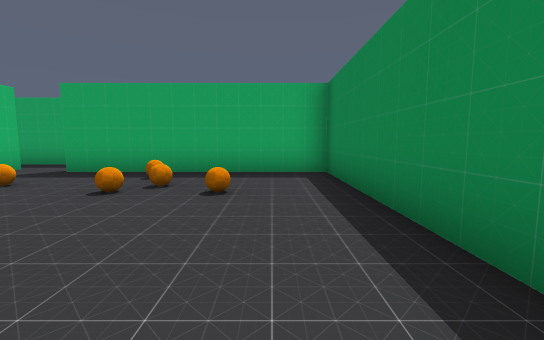
view 1 (above)

12 first-person views from a walk through a Godot game level. The camera is 1.4 m above the floor, tilts 6° down and sees 90° across. The floor is counted in squares, 2 m on a side. Each view is taken from the middle of a square. On the plan, view 1 faces up. The plan holds only what a view shows up to about 9 squares ahead; the rest is blank.

view 2
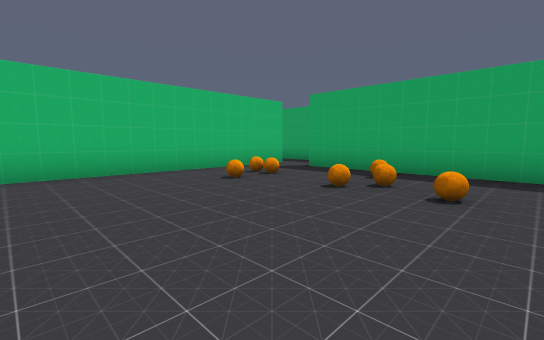

view 3
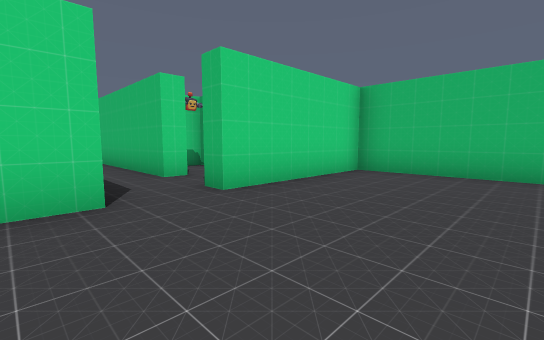

view 4
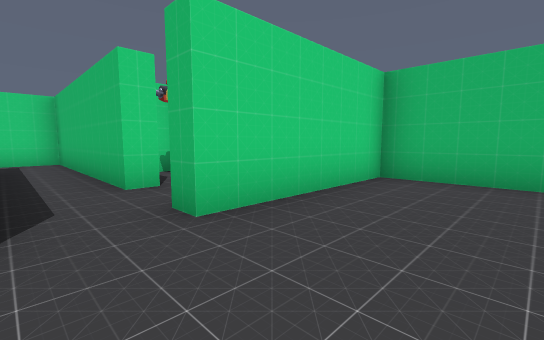

view 5
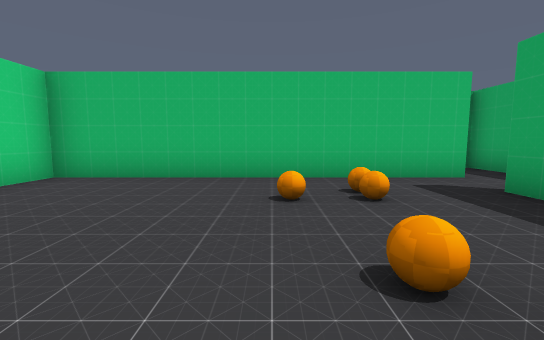

view 6
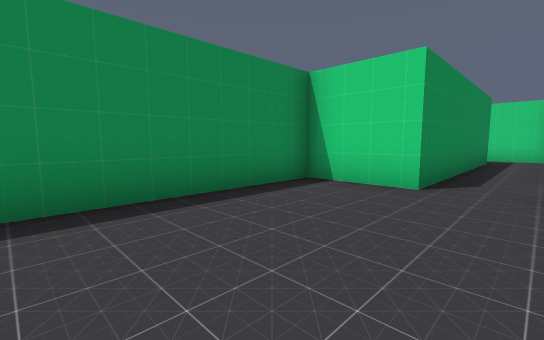

view 7
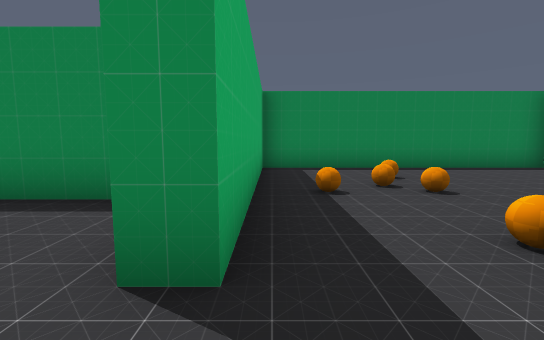

view 8
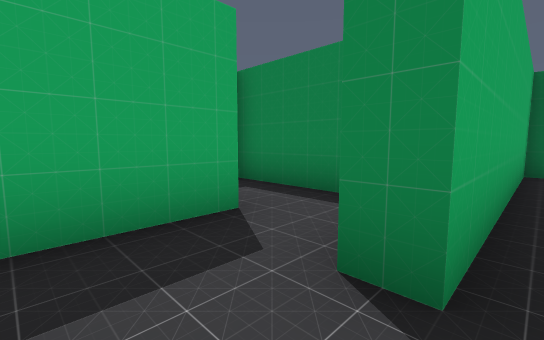

view 9
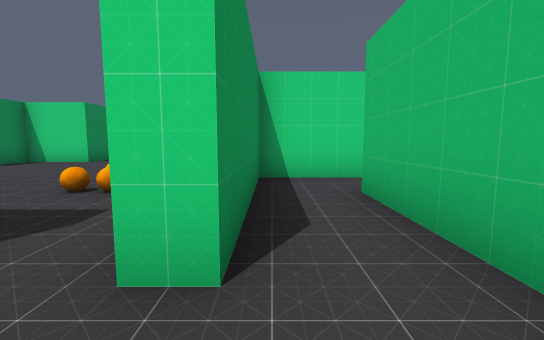

view 10
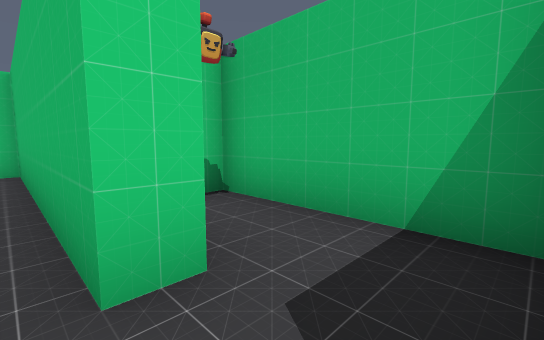

view 11
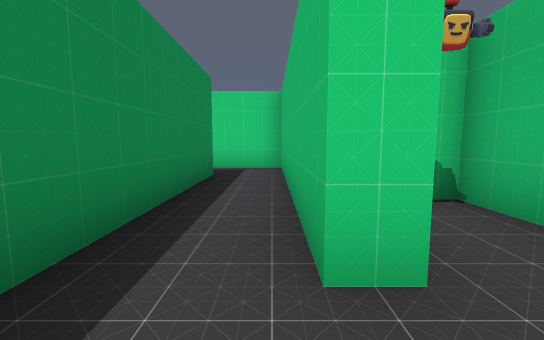

view 12
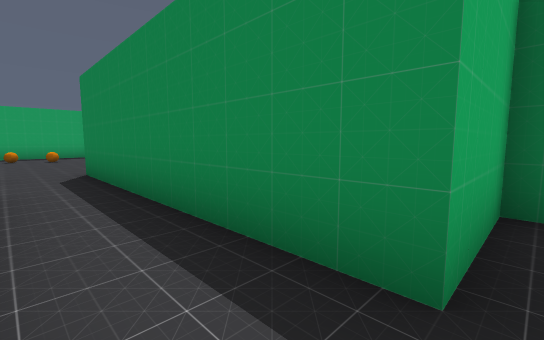

### Floor plan
Ten units are one square. View 1 is at (0, 0); x grows to the right and y downward. Boxes are objects, and circles mark ways between rooms. Rooms are numbered by the first view taken in them; rooms with no view inside come last. Other rooms are left out.
<svg viewBox="-88 -95 105 192">
<path fill="none" stroke="#000" d="M-8 12 12 12 12 -63 -47 -63 -47 -68M-62 -68 -62 12 -23 12 -23 18M-41 -82 -66 -82M-66 -82 -83 -82 -83 -42M-68 -45 -68 -68 -62 -68M-29 32 -23 32 -23 92 -4 92M-43 19 -43 52 -35 52M-8 78 -8 12"/>
<rect x="-55" y="-45" width="10" height="10" fill="#bbb"><title>other object</title></rect>
<rect x="-45" y="-35" width="10" height="10" fill="#bbb"><title>other object</title></rect>
<rect x="-45" y="-45" width="10" height="10" fill="#bbb"><title>other object</title></rect>
<rect x="-25" y="-45" width="10" height="10" fill="#bbb"><title>other object</title></rect>
<rect x="-25" y="-55" width="10" height="10" fill="#bbb"><title>other object</title></rect>
<rect x="-15" y="-45" width="10" height="10" fill="#bbb"><title>other object</title></rect>
<circle cx="-70" cy="-75" r="3" fill="#2a7"/>
<circle cx="-20" cy="10" r="3" fill="#2a7"/>
<text x="-30" y="-30">1</text>
<text x="-80" y="-70">2</text>
<text x="-20" y="40">3</text>
</svg>
Room 1 opens to room 2. Room 1 opens to room 3.

Where each view was taken, in squares from view 1:
view 1: 0 up, 0 right, facing up
view 2: 0 up, 0 right, facing up-left
view 3: 2 up, 0 right, facing down-left
view 4: 1 up, 1 left, facing down-left
view 5: 3 up, 1 left, facing left
view 6: 3 up, 2 left, facing down-right
view 7: 6 up, 6 left, facing right
view 8: 6 up, 6 left, facing up-right
view 9: 8 up, 7 left, facing down
view 10: 2 down, 2 left, facing down-left
view 11: 2 down, 2 left, facing down
view 12: 8 down, 2 left, facing up-right
